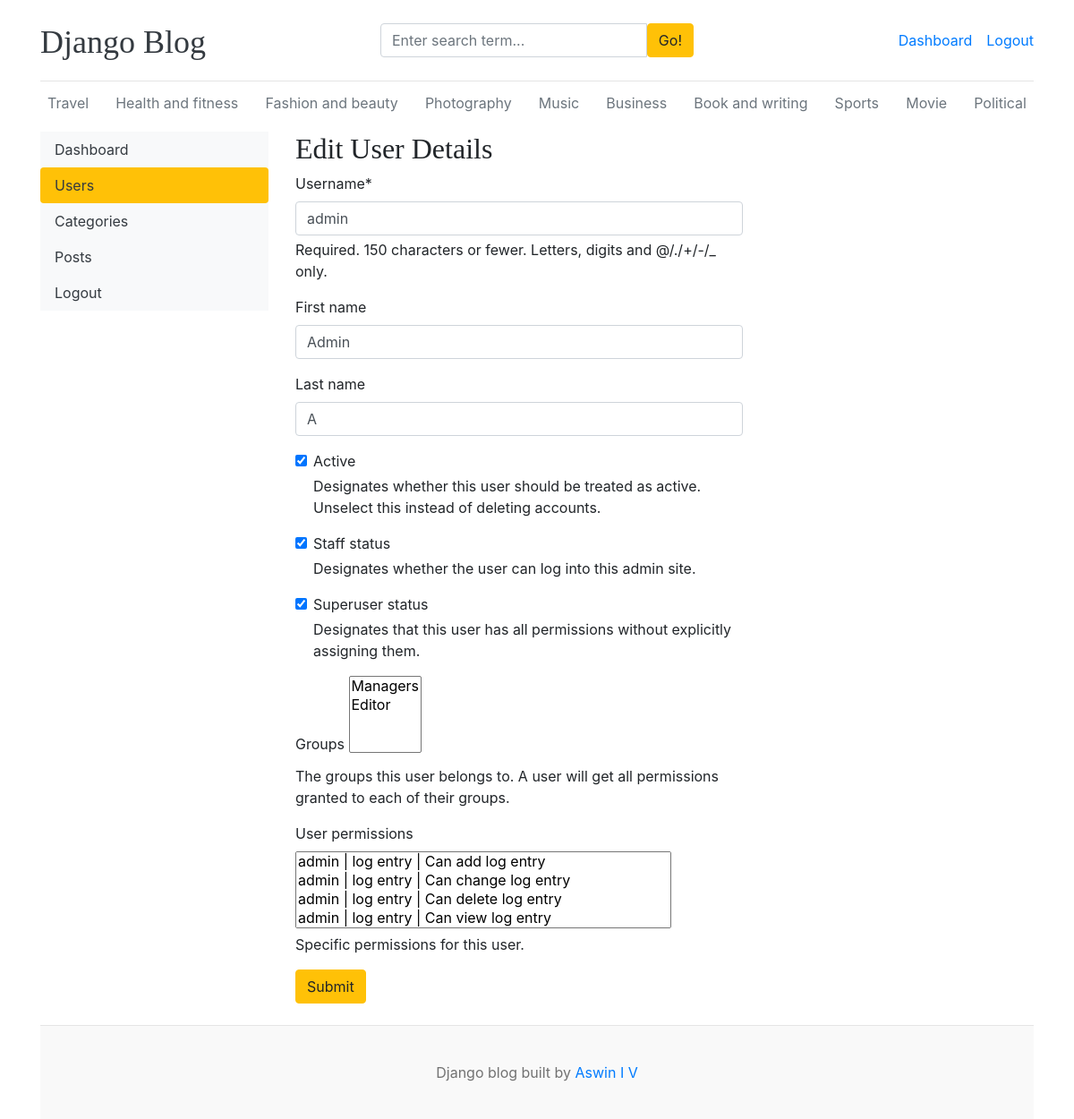
The page /dashboard/users/edit/1/ (signed in) on the database its author committed.
### blogs/models.py (models this page shows, shortened)
class Category(models.Model):
    category_name = models.CharField(max_length=50,unique=True)
    created_at = models.DateTimeField(auto_now_add=True)
    updated_at = models.DateTimeField(auto_now=True)
    class Meta:
        verbose_name_plural = 'categories'

### dashboards/views.py (the view, shortened to what this page needs)
# urls.py: path('users/edit/<int:pk>/',views.edit_user,name='edit_user'),
@permission_required('auth.change_user',raise_exception=True)
def edit_user(request,pk):
    user = get_object_or_404(User,pk=pk)
    form = EditUserForm(instance=user)
    context ={
        'form' : form,
        'user' : user,
    }
    return render(request,'dashboard/edit_user.html',context)

### dashboards/forms.py
class EditUserForm(forms.ModelForm):
     class Meta:
          model =User
          fields = ('username','first_name','last_name','is_active','is_staff','is_superuser','groups','user_permissions')

### blogs/context_processors.py (called while the page is built)
def get_categories(request):
    categories = Category.objects.all()
    return dict(categories=categories)

def get_social_links(request):
    social_links = SocialLink.objects.all()
    return dict(social_links=social_links)

### templates/dashboard/edit_user.html (shortened to what this page needs)
{% extends "base.html" %}
{% block content %}
{% load crispy_forms_tags %}
<div class="row">
   {% include 'dashboard/sidebar.html' %}
     <div class="col-md-9">
          {% if  perms.auth.change_user %}
        <h2>Edit User Details</h2>
        <form action="" method="post" style="width: 500px;" enctype="multipart/form-data">
            {{form | crispy}}
            <button type="submit" class="btn btn-warning">Submit</button>
        </form>
        <br>
        {% else %}
<h5>You do not have permission to view this page</h5>
{% endif %}
     </div>
</div>
{%endblock%}

### templates/base.html (shortened to what this page needs)
{% load static %}
<!DOCTYPE html>
<html lang="en">
<head>
    <link href="https://getbootstrap.com/docs/4.0/dist/css/bootstrap.min.css" rel="stylesheet">
    <link href="{% static 'css/blog.css' %}" rel="stylesheet">
    <link rel="stylesheet" href="https://cdnjs.cloudflare.com/ajax/libs/font-awesome/4.7.0/css/font-awesome.min.css">
  </head>
<body>
    <div class="container">
      <header class="blog-header py-3">
        <div class="row flex-nowrap justify-content-between align-items-center">
          <div class="col-4 pt-1">
            <a class="blog-header-logo text-dark" href="/">Django Blog</a>
          </div>
          <div class="col-4">
           <form action="{% url 'search' %}" method="get">
             <div class="input-group">
                  <input class="form-control" type="text" name="keyword" value="{{keyword}}" placeholder="Enter search term..." aria-label="Enter search term..." aria-describedby="button-search" />
                  <button type="submit" class="btn btn-warning" id="button-search" type="button">Go!</button>
              </div>
           </form>
          </div>
          <div class="col-4 d-flex justify-content-end align-items-center">
            {% if not user.is_authenticated %}
            <a class="btn btn-sm btn-warning" href="{% url 'login' %}">Login</a> &nbsp;
            <a class="btn btn-sm btn-outline-secondary" href="{% url 'register' %}">Register</a>
            {% else %}
             <span><a href="{% url 'dashboard' %}">Dashboard</a></span>
            <span><a href="{% url 'logout' %}"> Logout</a></span>
            {% endif %}
          </div>
        </div>
      </header>
      <div class="nav-scroller py-1 mb-2">
        <nav class="nav d-flex justify-content-between">
          {% for cat in categories %}
          <a class="p-2 text-muted" href="{% url 'posts_by_category' cat.id %}">{{ cat.category_name }}</a>
          {% endfor %}
        </nav>
      </div>
{% block content %}
{% endblock %}
       <footer class="blog-footer">
  <p>Django blog built  by <a href="#">Aswin I V</a></p>
</footer>
</body>
</html>

### blog_main/static/css/blog.css (style rules this page uses)
.blog-header { border-bottom: 1px solid #e5e5e5; }
.blog-header-logo { font-family: "Playfair Display", Georgia, "Times New Roman", serif; font-size: 2.25rem; }
h1, h2, h3, h4, h5, h6 { font-family: "Playfair Display", Georgia, "Times New Roman", serif; }
.blog-footer { padding: 2.5rem 0; color: #727272; text-align: center; background-color: #f9f9f9; border-top: .05rem solid #e5e5e5; }
.blog-footer p:last-child { margin-bottom: 0; }

### rows shown on the page
Category: category_name "Travel"
Category: category_name "Health and fitness"
Category: category_name "Fashion and beauty"
Category: category_name "Photography"
Category: category_name "Music"
Category: category_name "Business"
Category: category_name "Book and writing"
Category: category_name "Sports"
Category: category_name "Movie"
Category: category_name "Political"
